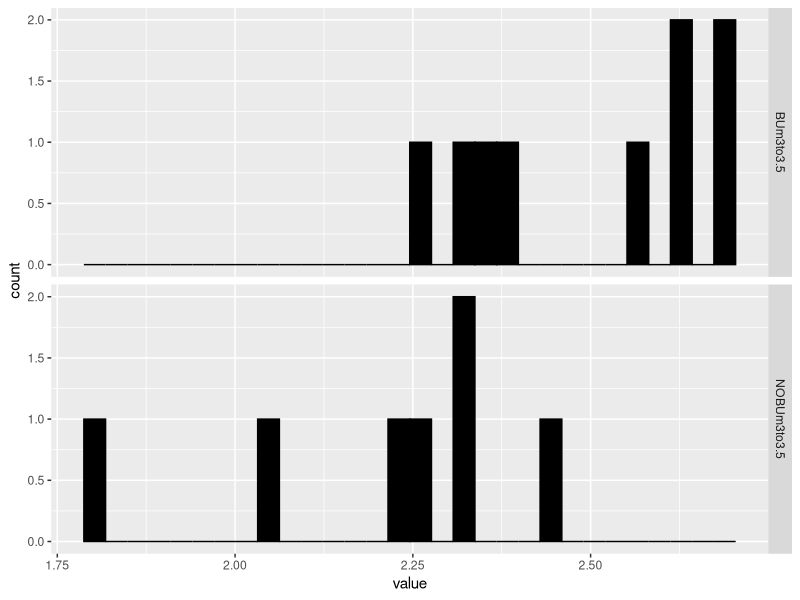
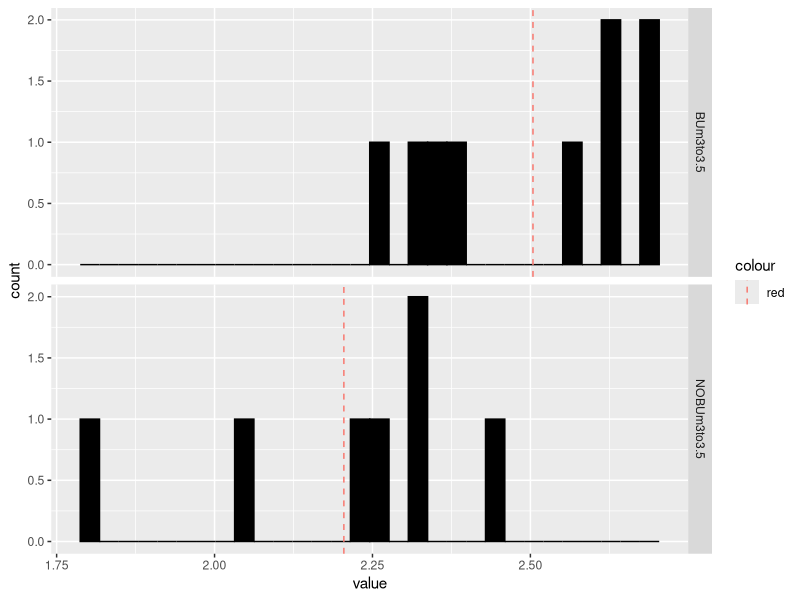

Write R code to recreate these figures, in order. (Note: this script raises an error after producing the figures.)
##cargamos la tabla de abundancia

abund_table = read.csv("ALSG93AGenus.csv",row.names=1, check.names=FALSE)
abund_table_t<-t(abund_table)

##calculamos la diversidad Shannon 
library(vegan)
#Se usa la funcion diversidad del paquete vegan para calcular el indice Shannon
#Se realiza el dataframe del indice de Shannnon
H<-diversity(abund_table_t, "shannon")
df_H<-data.frame(sample=names(H),value=H,measure=rep("Shannon", length(H)))
#Se obtiene la informacion agrupada para los datps de la muestra
df_H$Group <- with(df_H, ifelse(as.factor(sample)%in% c("A11-28F","A12-28F",
                                                        "A13-28F","A14-28F","A15-28F","A16-28F"),c("G93m1"), 
                                ifelse(as.factor(sample)%in% c("A21-28F","A22-28F","A23-28F","A24-28F",
                                                               "A25-28F","A26-28F"),c("WTm1"),
                                       ifelse(as.factor(sample)%in% c("C11-28F","C12-28F","C13-28F"),c("G93m4"),
                                              ifelse(as.factor(sample)%in% c("C21-28F","C22-28F","C23-28F"),
                                                     c("WTm4"),ifelse(as.factor(sample)%in% c("B11-28F",
                                                                                              "B12-28F","B13-28F","B14-28F","B15-28F","D11-28F",
                                                                                              "D12-28F","D13-28F","D14-28F"),c("BUm3to3.5"),
                                                                      c("NOBUm3to3.5")))))))

df_H
#El conjunto de datos incluye datos de muestra de los meses 1, 3, 3,5 y 4. 
#Nos interesa en las comparaciones del tratamiento frente al no tratamiento 
#durante los meses 3 y 3,5. Así que los datos de 3 a 3,5 meses como se indica a
#continuación:
library(dplyr)
df_H_G6 <- select(df_H, Group,value)
df_H_G93BUm3 <- filter(df_H_G6,Group=="BUm3to3.5"|Group=="NOBUm3to3.5")
df_H_G93BUm3
library(ggplot2)
#dividir la trama en múltiples paneles
p<-ggplot(df_H_G93BUm3, aes(x=value))+
  geom_histogram(color="black",fill="black")+
  facet_grid(Group ~ .)
ggsave("paneles.png", plot = p)

#Calcular la media de cada grupo
#calcular la diversidad promedio de Shannon de cada grupo usando el paquete Plyr
library(plyr)
mu <- ddply(df_H_G93BUm3, "Group", summarise, grp.mean=mean(value))
head(mu)
#agrega las lineas de la media
p2<-p+geom_vline(data=mu, aes(xintercept=grp.mean, color="red"),
             linetype="dashed")

ggsave("paneles.png", plot = p2)

##5.2.3 Cálculo de la potencia o el tamaño de la muestra mediante la función R power.t.test
#Dado que se desconoce la desviación estándar de la diferencia de medias,
#es necesario estimarlo

aggregate(value ~ Group, 
          df_H_G93BUm3,
          mean)

#Group value
#1   BUm3to3.5 2.504
#2 NOBUm3to3.5 2.205

aggregate(value ~ Group, df_H_G93BUm3,var)

#Group   value
#1   BUm3to3.5 0.02892
#2 NOBUm3to3.5 0.04349

n1 <- 9
n2 <-7
s1<-sqrt(0.02892) # raiz cuadrada de lavarianza 
s1 # 'desviacion estandar'
#[1] 0.1701
s2<-sqrt(0.04349)
s2
#[1] 0.2085
s=sqrt((n1-1)*s1^2+(n2-1)*s2^2)/(n1+n2-2)
s # desviacion estandar tomando en cuenta ambas 'n1' y 'n2'
#[1] 0.05012

#prueba T-test
power.t.test(n=2:10,delta=2.504-2.205,sd=0.05012)
df_P <-data.frame(n,power)
df_P

#n = c(2, 3, 4, 5, 6, 7, 8, 9, 10)  
#power = c(0.8324, 0.9994, 1.0000, 1.0000, 1.0000, 1.0000, 1.0000, 1.0000, 1.0000)

power <- sapply(n, function (x) power.t.test(n=x, delta=2.504-2.205,sd=0.05012)$power)
po<-plot(n, power, xlab  = "Sample Size per group", ylab  = "Power to reject null",
     main="Power curve for\n t-test with delta = 0.05",
     lwd=2, col="red", type="l")

abline(h = 0.90, col="blue")

ggsave("power.png",plot=po)

power.t.test(n=2:10,delta=2.504-2.205,sd=0.05012, type = "one.sample" )


#5.3 Power Analysis for Comparing Diversity Across More than Two Groups Using 
#    ANOVA	
df_H_G93WTm1N4 <- filter(df_H_G6,Group%in%c("G93m1","WTm1","G93m4","WTm4"))
df_H_G93WTm1N4 

fit = lm(formula = value~Group,data=df_H_G93WTm1N4)
anova (fit)


library(pwr)
pwr.anova.test(f= 0.23,k=4,n=45:55,sig.level=0.05)
